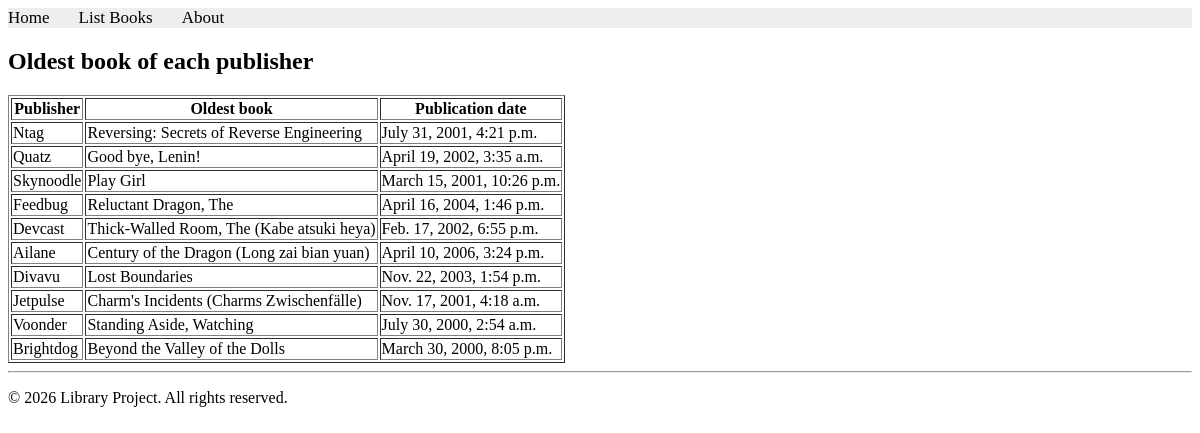
The app's page /books/lab9/task3 with its own data.
### apps/bookmodule/models.py (models this page shows)
class Publisher(models.Model):
    name = models.CharField(max_length=200)
    location = models.CharField(max_length=300)

class Book(models.Model):
    title = models.CharField(max_length=100)
    author = models.CharField(max_length=50)
    price = models.FloatField(default=0.0)
    edition = models.SmallIntegerField(default=1)
    quantity = models.IntegerField(default=1)
    pubdate = models.DateTimeField()
    rating = models.SmallIntegerField(default=1)
    publisher = models.ForeignKey(Publisher, null=True, on_delete=models.SET_NULL)
    authors = models.ManyToManyField(Author)

### apps/bookmodule/views.py (the view)
# urls.py: path('lab9/task3', views.lab9_task3, name="books.lab9_task3"),
def lab9_task3(request):
    publishers = Publisher.objects.annotate(oldest=Min('book__pubdate'))
    for p in publishers:
        p.oldest_book = Book.objects.filter(publisher=p, pubdate=p.oldest).first()
    return render(request, 'bookmodule/lab9/task3.html', {'publishers': publishers})

### apps/templates/bookmodule/lab9/task3.html (shortened to what this page needs)
{% extends "layouts/base.html" %}
{% load static %}
{% block content %}
    <h2>Oldest book of each publisher</h2>
    <table border="1">
        <tr>
            <th>Publisher</th>
            <th>Oldest book</th>
            <th>Publication date</th>
        </tr>
        {% for publisher in publishers %}
        <tr>
            <td>{{ publisher.name }}</td>
            <td>{{ publisher.oldest_book.title }}</td>
            <td>{{ publisher.oldest }}</td>
        </tr>
        {% endfor %}
    </table>
{% endblock content %}

### records on screen
Publisher: name "Ntag", oldest_book "Reversing: Secrets of Reverse Engineering", oldest "July 31, 2001, 4:21 p.m."
Publisher: name "Quatz", oldest_book "Good bye, Lenin!", oldest "April 19, 2002, 3:35 a.m."
Publisher: name "Skynoodle", oldest_book "Play Girl", oldest "March 15, 2001, 10:26 p.m."
Publisher: name "Feedbug", oldest_book "Reluctant Dragon, The", oldest "April 16, 2004, 1:46 p.m."
Publisher: name "Devcast", oldest_book "Thick-Walled Room, The (Kabe atsuki heya)", oldest "Feb. 17, 2002, 6:55 p.m."
Publisher: name "Ailane", oldest_book "Century of the Dragon (Long zai bian yuan)", oldest "April 10, 2006, 3:24 p.m."
Publisher: name "Divavu", oldest_book "Lost Boundaries", oldest "Nov. 22, 2003, 1:54 p.m."
Publisher: name "Jetpulse", oldest_book "Charm's Incidents (Charms Zwischenfälle)", oldest "Nov. 17, 2001, 4:18 a.m."
Publisher: name "Voonder", oldest_book "Standing Aside, Watching", oldest "July 30, 2000, 2:54 a.m."
Publisher: name "Brightdog", oldest_book "Beyond the Valley of the Dolls", oldest "March 30, 2000, 8:05 p.m."
